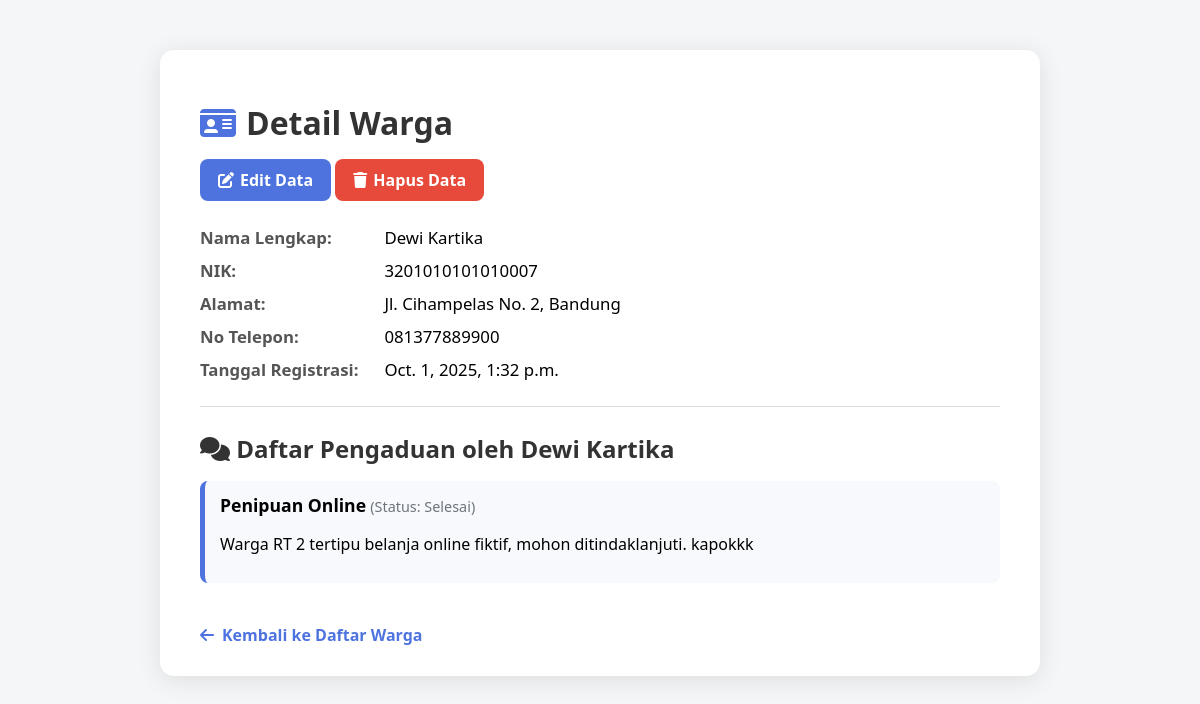
Page /warga/10/ on the committed database.
### warga/models.py (models this page shows, shortened)
class Warga(models.Model):
    nik = models.CharField(max_length = 16, unique = True, verbose_name = "Nomor Induk Kependudukan")
    nama_lengkap = models.CharField(max_length = 100, verbose_name = "Nama Lengkap")
    alamat = models.TextField(verbose_name = "Alamat Tinggal")
    no_telepon = models.CharField(max_length = 15, blank = True, verbose_name = "Nomor Telepon")
    tanggal_registrasi = models.DateTimeField(auto_now_add = True)

class Pengaduan(models.Model):
    STATUS_CHOICES = [
        ('BARU', 'Baru'),
        ('DIPROSES', 'Diproses'),
        ('SELESAI', 'Selesai'),
    ]
    judul = models.CharField(max_length=200)
    deskripsi = models.TextField()
    status = models.CharField(max_length=10, choices=STATUS_CHOICES, default='BARU')
    tanggal_lapor = models.DateTimeField(auto_now_add=True)
    pelapor = models.ForeignKey(Warga, on_delete=models.CASCADE, related_name='pengaduan')

### warga/views.py (the view)
# urls.py: path('<int:pk>/', WargaDetailView.as_view(), name = 'warga-detail'),
class WargaDetailView(DetailView):
    model = Warga
    template_name = 'warga/warga_detail.html'

### warga/templates/warga/warga_detail.html (shortened to what this page needs)
<!DOCTYPE html>
<html lang="id">
<head>
    <link rel="stylesheet" href="https://cdnjs.cloudflare.com/ajax/libs/font-awesome/6.5.0/css/all.min.css">
</head>
<body>
    <div class="container">
        <h1><i class="fa-solid fa-id-card"></i> Detail Warga</h1>
        <div class="action-buttons">
            <a href="{% url 'warga-edit' warga.pk %}" class="edit-btn">
                <i class="fa-solid fa-pen-to-square"></i> Edit Data
            </a>
            <a href="{% url 'warga-hapus' warga.pk %}" class="delete-btn">
                <i class="fa-solid fa-trash"></i> Hapus Data
            </a>
        </div>
        <div class="detail-item">
            <strong>Nama Lengkap:</strong> {{ warga.nama_lengkap }}
        </div>
        <div class="detail-item">
            <strong>NIK:</strong> {{ warga.nik }}
        </div>
        <div class="detail-item">
            <strong>Alamat:</strong> {{ warga.alamat }}
        </div>
        <div class="detail-item">
            <strong>No Telepon:</strong> {{ warga.no_telepon }}
        </div>
        <div class="detail-item">
            <strong>Tanggal Registrasi:</strong> {{ warga.tanggal_registrasi }}
        </div>
        <hr>
        <h2><i class="fa-solid fa-comments"></i> Daftar Pengaduan oleh {{ warga.nama_lengkap }}</h2>
        <ul class="pengaduan-list">
            {% for aduan in warga.pengaduan.all %}
                <li>
                    <strong>{{ aduan.judul }}</strong>
                    <span class="status">(Status: {{ aduan.get_status_display }})</span>
                    <p>{{ aduan.deskripsi }}</p>
                </li>
            {% empty %}
                <li>Warga ini belum pernah membuat pengaduan.</li>
            {% endfor %}
        </ul>
        <a href="{% url 'warga-list' %}" class="back-link">
            <i class="fa-solid fa-arrow-left"></i> Kembali ke Daftar Warga
        </a>
    </div>
</body>
</html>

### warga/templates/warga/warga_detail.html (style rules this page uses)
body { font-family: 'Segoe UI', Tahoma, Geneva, Verdana, sans-serif; background-color: #f4f6f8; margin: 0; padding: 0; }
.container { max-width: 800px; margin: 50px auto; background: #fff; padding: 30px 40px; border-radius: 14px; box-shadow: 0 4px 25px rgba(0, 0, 0, 0.1); }
h1, h2 { color: #333; margin-bottom: 15px; }
h1 { display: flex; align-items: center; gap: 10px; }
h1 i { color: #4e73df; }
.action-buttons { margin-bottom: 25px; }
.action-buttons a { text-decoration: none; padding: 10px 18px; border-radius: 8px; font-weight: 600; transition: all 0.3s; display: inline-flex; align-items: center; gap: 6px; }
.edit-btn { background-color: #4e73df; color: white; }
.delete-btn { background-color: #e74a3b; color: white; }
.detail-item { margin-bottom: 10px; font-size: 1.05em; }
.detail-item strong { color: #555; display: inline-block; width: 180px; }
hr { margin: 25px 0; border: none; height: 1px; background-color: #ddd; }
.pengaduan-list { list-style: none; padding: 0; }
.pengaduan-list li { background: #f8f9fc; border-left: 5px solid #4e73df; margin-bottom: 12px; padding: 12px 15px; border-radius: 8px; }
.pengaduan-list li strong { font-size: 1.1em; }
.status { font-size: 0.9em; color: #6c757d; }
.back-link { display: inline-flex; align-items: center; gap: 8px; text-decoration: none; color: #4e73df; font-weight: 600; margin-top: 25px; }

### rows in the picture
Warga: nama_lengkap "Dewi Kartika", nik "3201010101010007", alamat "Jl. Cihampelas No. 2, Bandung", no_telepon "081377889900", tanggal_registrasi "Oct. 1, 2025, 1:32 p.m."
Pengaduan: judul "Penipuan Online", status "Selesai", deskripsi "Warga RT 2 tertipu belanja online fiktif, mohon ditindaklanjuti. kapokkk"
